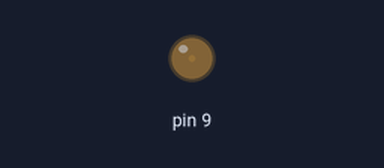
The sketch below on a simulated Arduino Uno, built with avr-gcc and run on an emulated ATmega328P. Parts: output pins drawn as LEDs (lit = HIGH).

Above: at 0.05 s.
At 1.15 s:
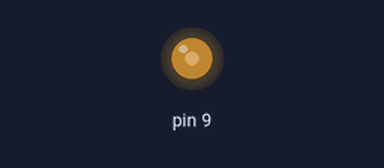
At 2.3 s:
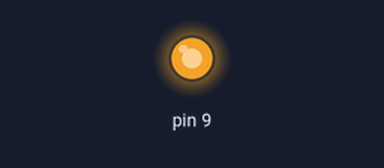
At 4.6 s:
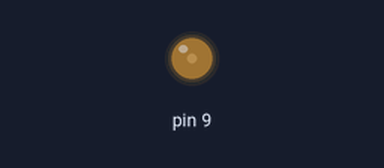
Timing chart, 0 to 8.0 s (numbered marks = the images above):
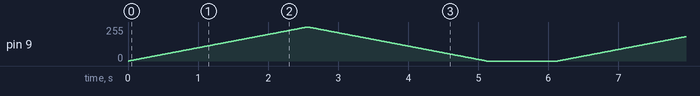

The sketch:

Code_6_1_BlinkLEDWithAnalogOutput.ino
```cpp
void setup() {
  // put your setup code here, to run once:
}

void loop() {
  // put your main code here, to run repeatedly:
  for(int i=0; i<256; i++){
    analogWrite(9, i);
    delay(10);
  }

  for(int i=255; i>=0; i--){
    analogWrite(9, i);
    delay(10);
  }

  delay(1000);
}
```
